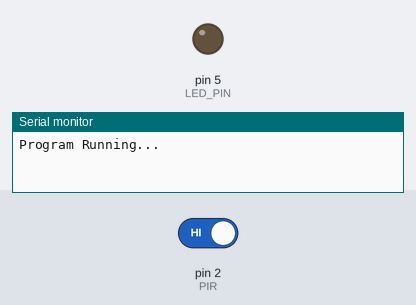
This sketch was run on a simulated Arduino Uno, built with avr-gcc and run on an emulated ATmega328P. On the bench: output pins drawn as LEDs (lit = HIGH), the last lines printed to the serial monitor. The inputs (shaded band) are chosen by the test bench; at power-on: pin 2 (PIR) HIGH.

Above: at 1.2 s.
1.3 s: pin 2 (PIR) driven LOW
At 1.7 s:
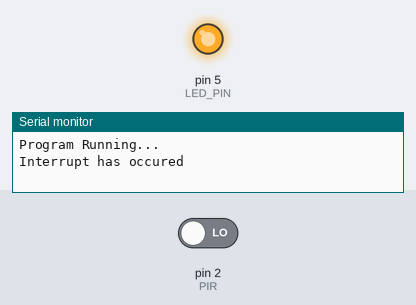
Timing chart, 0 to 4.3 s (numbered marks = the images above; inputs shaded):
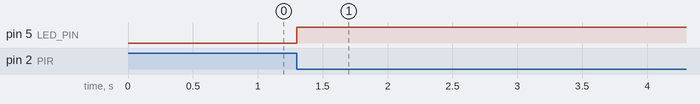

The sketch:

sketch_mar14a.ino
```cpp
/*  Interrupt-driven Board
 *  4/3/19
 *  Greg McIntyre
 *
 *  Interrupt implementation of T1
 *
 *  https://github.com/gregorymcintyre/ProgrammingParadigms.git
 *
 */

#define PIR 2
#define LED_PIN 5

int input = 0;
volatile bool LEDstate = false;

ISR(INT0_vect)
{
  //LEDstate = !LEDstate;
  //digitalWrite(LED_BUILTIN, LEDstate);
  PORTD ^= (1 << LED_PIN);

  Serial.println("Interrupt has occured");
  puts("Interrupt has occured");
}

void setup() {
  Serial.begin(9600);
  Serial.println("Program Running...");
  puts("Program Running...");

  //pinMode(LED_BUILTIN, OUTPUT);     //built in LED
  DDRD |= (1<<LED_PIN);

  //pinMode(PIR, INPUT);
  DDRD &= ~(1 << PIR);    //PIR Input

  //attachInterrupt(digitalPinToInterrupt(PIR), change, CHANGE);
  //falling edge TODO CHANGE
  EICRA |= (1 << ISC01);
  EICRA &= ~(1 << ISC00);

  //ENABLE interrupts on INT0
  EIMSK |= (1 << INT0);

  //set Global interrupts
  sei();


}

void loop() {
  delay(1000);

}
```

Measured:
- after the input at 1.3 s, pin 5 (LED_PIN): LOW → HIGH at once
